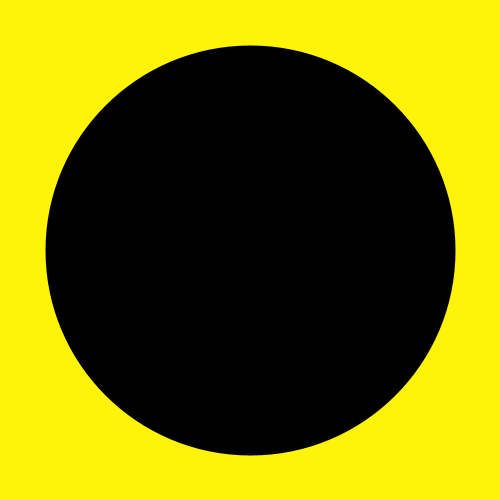
Frame 1 (no input)
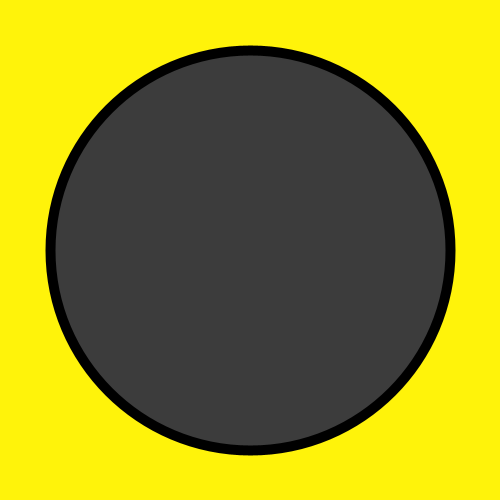
Frame 60 (the mouse pressed at the canvas centre just before this capture)
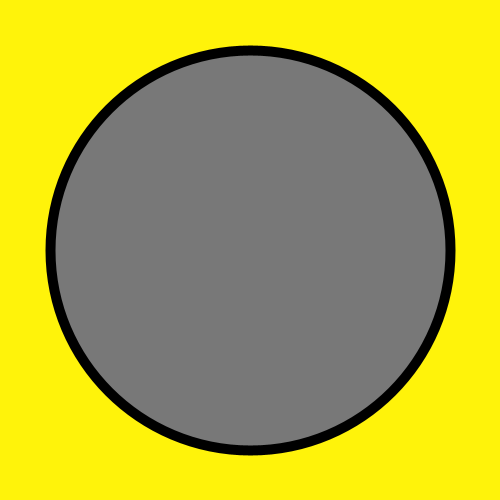
Frame 120 (the mouse held since frame 60 and released just before this capture)

The Processing sketch that drew these frames (run headless with seeded random() and noise(); from frame 60 on, the mouse is pressed at the canvas centre):

// Processing sketch: sketch_01_variables
// ── sketch_01_variables.pde
int fillColor = 0; // there is a variable that contain the color of our shape


void setup() {
  size(500, 500); // this is the size of the window
  frameRate(60); // set the velocity of the video refresh
}


void draw() {
  background(#FFF30A); // this is the background color
  strokeWeight(10);
  fillColor = fillColor +1 ; // add 1 every frame into the fillColor variable
 
  if (fillColor == 255) { // so this is a question: is fill color equal to 255
  // if the answer is YES ( or true ) compute this
    fillColor = 0;
  }// otherwise go way
  
  fill(fillColor);
  ellipse(250, 250, 400, 400);
}
